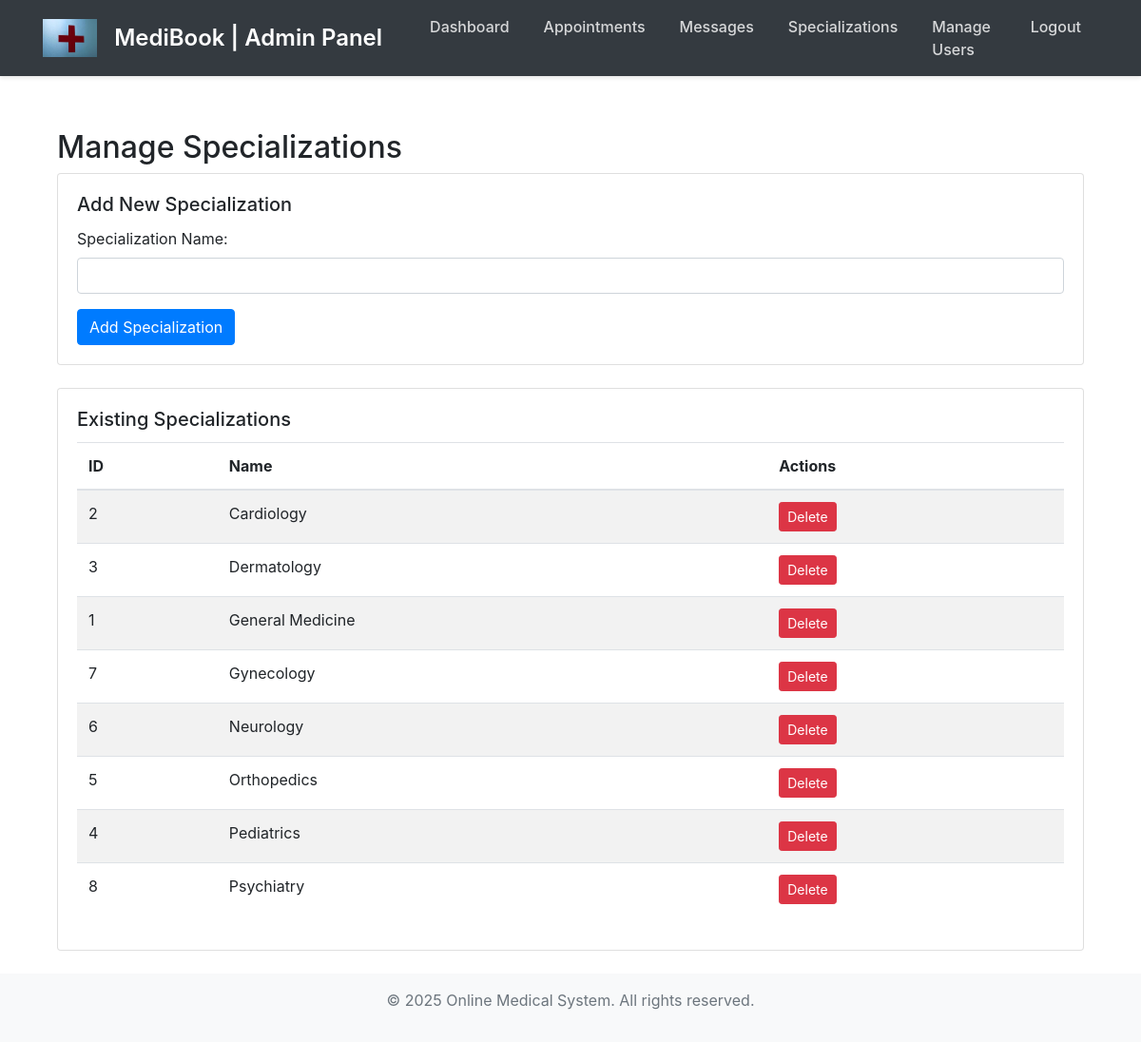
Page /specializations.php (signed in) on the committed database.
### tables this page shows
CREATE TABLE specializations (
    specialization_id INT AUTO_INCREMENT PRIMARY KEY,
    name VARCHAR(100) NOT NULL,
    description TEXT,
    created_at TIMESTAMP DEFAULT CURRENT_TIMESTAMP
);

### specializations.php (the view, shortened to what this page needs)
<?php
require_once 'includes/admin_header.php';
require_once 'includes/db_connect.php';
$specializations = [];
$sql = "SELECT specialization_id, name FROM specializations ORDER BY name ASC";
$result = $conn->query($sql);
if ($result && $result->num_rows > 0) {
    while ($row = $result->fetch_assoc()) {
        $specializations[] = $row;
    }
}
?>
<section class="admin-section">
    <div class="container">
        <h2>Manage Specializations</h2>
        <div class="card mb-4">
            <div class="card-body">
                <h5 class="card-title">Add New Specialization</h5>
                <form action="specialization_process.php" method="POST">
                    <div class="form-group">
                        <label for="specialization_name">Specialization Name:</label>
                        <input type="text" id="specialization_name" name="specialization_name" class="form-control" required>
                    </div>
                    <button type="submit" class="btn btn-primary">Add Specialization</button>
                </form>
            </div>
        </div>
        <div class="card">
            <div class="card-body">
                <h5 class="card-title">Existing Specializations</h5>
                <table class="table table-striped">
                    <thead>
                        <tr>
                            <th>ID</th>
                            <th>Name</th>
                            <th>Actions</th>
                        </tr>
                    </thead>
                    <tbody>
                        <?php if (!empty($specializations)): ?>
                            <?php foreach ($specializations as $specialization): ?>
                                <tr>
                                    <td><?php echo htmlspecialchars($specialization['specialization_id']); ?></td>
                                    <td><?php echo htmlspecialchars($specialization['name']); ?></td>
                                    <td>
                                        <form action="specialization_process.php" method="POST" style="display:inline;">
                                            <button type="submit" class="btn btn-danger btn-sm" onclick="return confirm('Are you sure you want to delete this specialization? This cannot be undone.');">Delete</button>
                                        </form>
                                    </td>
                                </tr>
                            <?php endforeach; ?>
                        <?php else: ?>
                            <tr>
                                <td colspan="3" class="text-center">No specializations found.</td>
                            </tr>
                        <?php endif; ?>
                    </tbody>
                </table>
            </div>
        </div>
    </div>
</section>
<?php
include_once 'includes/footer.php';
?>

### includes/admin_header.php (style rules this page uses)
body, main { padding-top: 40px; }

### rows in the picture
specializations: specialization_id "2", name "Cardiology"
specializations: specialization_id "3", name "Dermatology"
specializations: specialization_id "1", name "General Medicine"
specializations: specialization_id "7", name "Gynecology"
specializations: specialization_id "6", name "Neurology"
specializations: specialization_id "5", name "Orthopedics"
specializations: specialization_id "4", name "Pediatrics"
specializations: specialization_id "8", name "Psychiatry"
